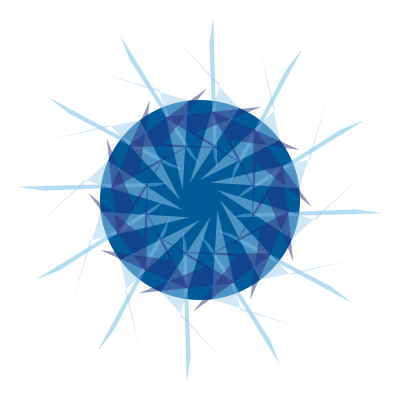
Frame 1 (no input)
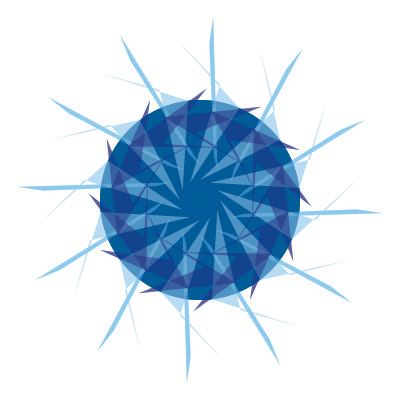
Frame 2 (the mouse pressed at the canvas centre, redrawn once)

The Processing sketch that drew these frames (run headless with seeded random() and noise(); the mouse was pressed at the canvas centre and the sketch redrawn once):

// Processing sketch: processing_85610
// ── processing_85610.pde

void setup()
{
  size(400,400);
  background(255);
}

void draw()
{
  noStroke();
  fill(0,91,153);
  ellipse(200,200,200,200);
  
  fill(102,183,230,125);
  translate(width/2, height/2);
for (int i=0;i<360;i+=30){
rotate(radians(30));
quad(10, 45, 0, 35, 80, 165, 70, 140);}
  
    fill(157,207,239,125);
for (int i=0;i<360;i+=30){
rotate(radians(30));
quad(20, 0, 90, 75, 150, 60, 60, 80);}

    fill(34,45,128,125);
for (int i=0;i<360;i+=30){
rotate(radians(30));
quad(0, 60, 60, 30, 50, 100, 90, 10);}

  noLoop();
}
